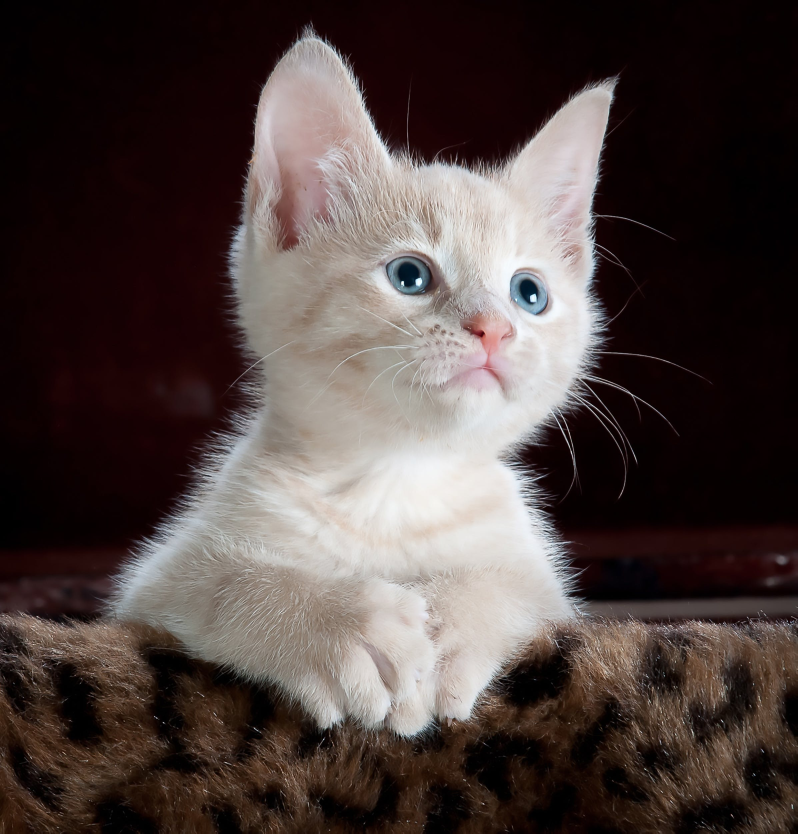
#> input picture photo/cat.jpg, 2392 x 2500 px (shown at 1/3 size)
$ python functions.py
#> lines starting #> are read from the running program, lines starting #| are printed output that depends on the picture
#> further down, img is the input picture: shape (2500, 2392, 3); mean B, G, R 64.2, 66.7, 78.5
import cv2 as cv

def rescale(frame,scale=0.3):
#> called with scale = 0.3
    width=int(frame.shape[1]*scale)
#> width = 717
    height=int(frame.shape[0]*scale)
#> height = 750
    dimension=(width,height)
#> dimension = (717, 750)

    return cv.resize(frame,dimension,interpolation=cv.INTER_AREA)
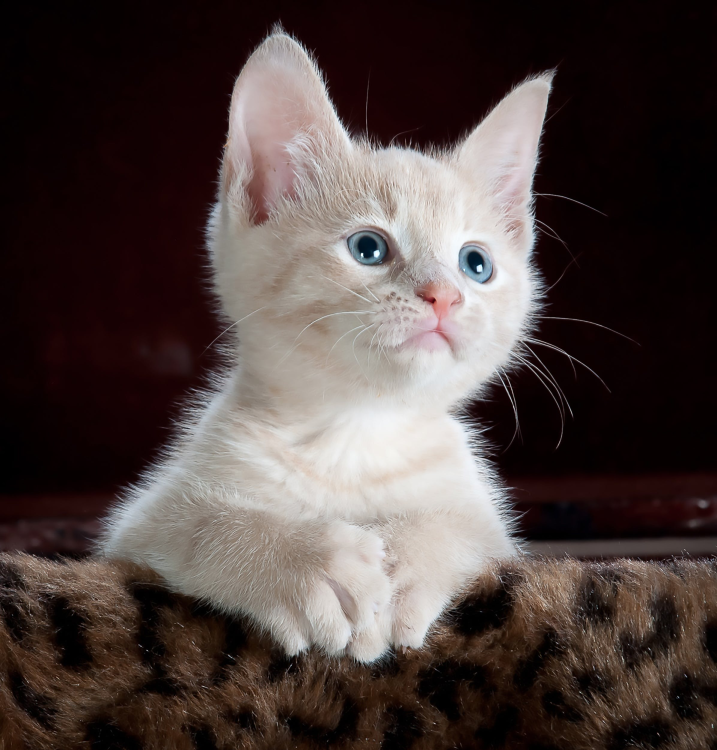
#> returned value: shape (750, 717, 3); mean of channels 0, 1, 2 64.2, 66.7, 78.5; drawn as B, G, R
img=cv.imread("photo/cat.jpg")

resized_image=rescale(img)

# coverting image to gray
# gray=cv.cvtColor(resized_image,cv.COLOR_BGR2GRAY)

# blur
# blur=cv.GaussianBlur(resized_image,(8),cv.BORDER_DEFAULT)

#canny
canny=cv.Canny(resized_image,150,250)
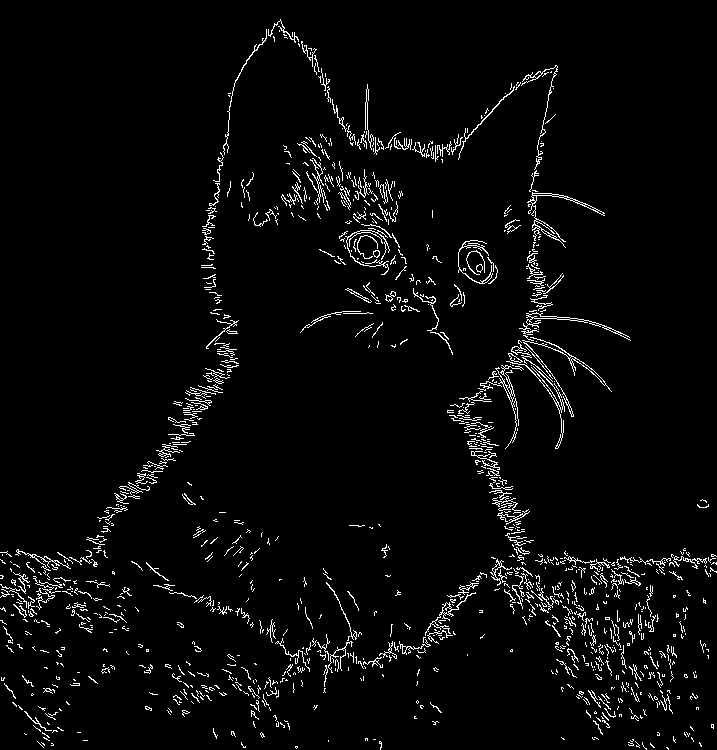
#> canny: shape (750, 717); 3.6% white in thin lines or dots

cv.imshow("gray",canny)

cv.waitKey(0)

$ run again, with photo/many.jpg copied over photo/cat.jpg
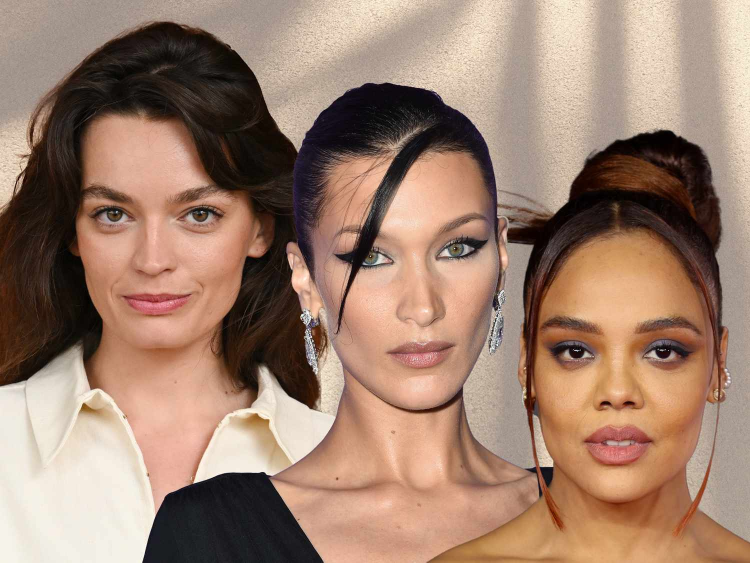
#> input picture photo/many.jpg, 1500 x 1125 px (shown at 1/2 size)
#> img is the input picture: shape (1125, 1500, 3); mean B, G, R 110.1, 128.2, 158.4
#> in rescale, `return cv.resize(frame,dimension,interpolation=cv.INTER_AREA)`:
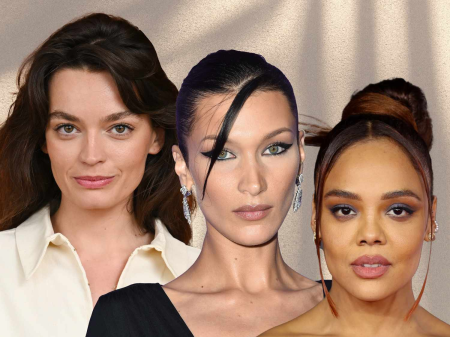
#> returned value: shape (337, 450, 3); mean of channels 0, 1, 2 110.1, 128.2, 158.4; drawn as B, G, R
#> `canny=cv.Canny(resized_image,150,250)`:
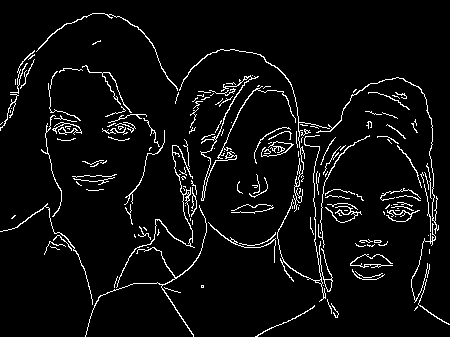
#> canny: shape (337, 450); 5.2% white in thin lines or dots
